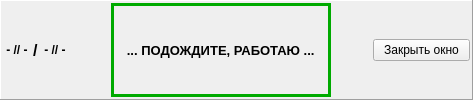
    <widget class="QFrame" name="frame">
     <property name="frameShape">
      <enum>QFrame::Panel</enum>
     </property>
     <property name="frameShadow">
      <enum>QFrame::Raised</enum>
     </property>
     <layout class="QHBoxLayout" name="horizontalLayout">
      <property name="spacing">
       <number>2</number>
      </property>
      <property name="leftMargin">
       <number>2</number>
      </property>
      <property name="topMargin">
       <number>2</number>
      </property>
      <property name="rightMargin">
       <number>2</number>
      </property>
      <property name="bottomMargin">
       <number>2</number>
      </property>
      <item>
       <widget class="QLabel" name="lab_time_all">
        <property name="font">
         <font>
          <weight>75</weight>
          <bold>true</bold>
         </font>
        </property>
        <property name="text">
         <string> - // - </string>
        </property>
        <property name="alignment">
         <set>Qt::AlignLeading|Qt::AlignLeft|Qt::AlignVCenter</set>
        </property>
       </widget>
      </item>
      <item>
       <widget class="QLabel" name="lab_t1">
        <property name="minimumSize">
         <size>
          <width>0</width>
          <height>32</height>
         </size>
        </property>
        <property name="font">
         <font>
          <pointsize>12</pointsize>
          <weight>75</weight>
          <bold>true</bold>
         </font>
        </property>
        <property name="text">
         <string>/</string>
        </property>
        <property name="alignment">
         <set>Qt::AlignLeading|Qt::AlignLeft|Qt::AlignVCenter</set>
        </property>
       </widget>
      </item>
      <item>
       <widget class="QLabel" name="lab_time">
        <property name="font">
         <font>
          <weight>75</weight>
          <bold>true</bold>
         </font>
        </property>
        <property name="text">
         <string> - // - </string>
        </property>
        <property name="alignment">
         <set>Qt::AlignLeading|Qt::AlignLeft|Qt::AlignVCenter</set>
        </property>
       </widget>
      </item>
      <item>
       <spacer name="horizontalSpacer_2">
        <property name="orientation">
         <enum>Qt::Horizontal</enum>
        </property>
        <property name="sizeHint" stdset="0">
         <size>
          <width>40</width>
          <height>20</height>
         </size>
        </property>
       </spacer>
      </item>
      <item>
       <widget class="QFrame" name="pan_wait">
        <property name="palette">
         <palette>
          <active>
           <colorrole role="WindowText">
            <brush brushstyle="SolidPattern">
             <color alpha="255">
              <red>0</red>
              <green>170</green>
              <blue>0</blue>
             </color>
            </brush>
           </colorrole>
           <colorrole role="Base">
            <brush brushstyle="SolidPattern">
             <color alpha="255">
              <red>255</red>
              <green>255</green>
              <blue>255</blue>
             </color>
            </brush>
           </colorrole>
           <colorrole role="Window">
            <brush brushstyle="SolidPattern">
             <color alpha="255">
              <red>255</red>
              <green>255</green>
              <blue>127</blue>
             </color>
            </brush>
           </colorrole>
          </active>
          <inactive>
           <colorrole role="WindowText">
            <brush brushstyle="SolidPattern">
             <color alpha="255">
              <red>0</red>
              <green>170</green>
              <blue>0</blue>
             </color>
            </brush>
           </colorrole>
           <colorrole role="Base">
            <brush brushstyle="SolidPattern">
             <color alpha="255">
              <red>255</red>
              <green>255</green>
              <blue>255</blue>
             </color>
            </brush>
           </colorrole>
           <colorrole role="Window">
            <brush brushstyle="SolidPattern">
             <color alpha="255">
              <red>255</red>
              <green>255</green>
              <blue>127</blue>
             </color>
            </brush>
           </colorrole>
          </inactive>
          <disabled>
           <colorrole role="WindowText">
            <brush brushstyle="SolidPattern">
             <color alpha="255">
              <red>120</red>
              <green>120</green>
              <blue>120</blue>
             </color>
            </brush>
           </colorrole>
           <colorrole role="Base">
            <brush brushstyle="SolidPattern">
             <color alpha="255">
              <red>255</red>
              <green>255</green>
              <blue>127</blue>
             </color>
            </brush>
           </colorrole>
           <colorrole role="Window">
            <brush brushstyle="SolidPattern">
             <color alpha="255">
              <red>255</red>
              <green>255</green>
              <blue>127</blue>
             </color>
            </brush>
           </colorrole>
          </disabled>
         </palette>
        </property>
        <property name="frameShape">
         <enum>QFrame::Panel</enum>
        </property>
        <property name="frameShadow">
         <enum>QFrame::Plain</enum>
        </property>
        <property name="lineWidth">
         <number>3</number>
        </property>
        <layout class="QHBoxLayout" name="horizontalLayout_26">
         <property name="spacing">
          <number>2</number>
         </property>
         <property name="leftMargin">
          <number>2</number>
         </property>
         <property name="topMargin">
          <number>5</number>
         </property>
         <property name="rightMargin">
          <number>2</number>
         </property>
         <property name="bottomMargin">
          <number>5</number>
         </property>
         <item>
          <widget class="QLabel" name="label_9">
           <property name="palette">
            <palette>
             <active>
              <colorrole role="WindowText">
               <brush brushstyle="SolidPattern">
                <color alpha="255">
                 <red>0</red>
                 <green>0</green>
                 <blue>0</blue>
                </color>
               </brush>
              </colorrole>
             </active>
             <inactive>
              <colorrole role="WindowText">
               <brush brushstyle="SolidPattern">
                <color alpha="255">
                 <red>0</red>
                 <green>0</green>
                 <blue>0</blue>
                </color>
               </brush>
              </colorrole>
             </inactive>
             <disabled>
              <colorrole role="WindowText">
               <brush brushstyle="SolidPattern">
                <color alpha="255">
                 <red>120</red>
                 <green>120</green>
                 <blue>120</blue>
                </color>
               </brush>
              </colorrole>
             </disabled>
            </palette>
           </property>
           <property name="font">
            <font>
             <pointsize>10</pointsize>
             <weight>75</weight>
             <bold>true</bold>
            </font>
           </property>
           <property name="frameShape">
            <enum>QFrame::NoFrame</enum>
           </property>
           <property name="frameShadow">
            <enum>QFrame::Plain</enum>
           </property>
           <property name="lineWidth">
            <number>2</number>
           </property>
           <property name="text">
            <string>   ... ПОДОЖДИТЕ, РАБОТАЮ ...   </string>
           </property>
          </widget>
         </item>
        </layout>
       </widget>
      </item>
      <item>
       <spacer name="horizontalSpacer">
        <property name="orientation">
         <enum>Qt::Horizontal</enum>
        </property>
        <property name="sizeHint" stdset="0">
         <size>
          <width>40</width>
          <height>20</height>
         </size>
        </property>
       </spacer>
      </item>
      <item>
       <widget class="QPushButton" name="bn_close">
        <property name="text">
         <string>  Закрыть окно  </string>
        </property>
       </widget>
      </item>
     </layout>
    </widget>
